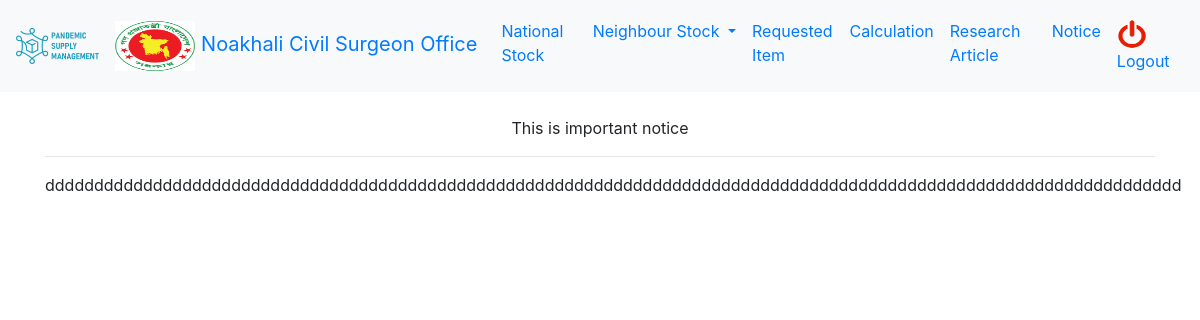
The app's page /1/notice/1 (signed in) with its own data.
### psm/models.py (models this page shows, shortened)
class District(models.Model):
    name = models.CharField(max_length=255, null=True)
    created = models.DateTimeField(auto_now_add=True, null=True)
    updated = models.DateTimeField(auto_now=True, null=True)
    def __str__(self):
        return self.name

class Notice(models.Model):
    title = models.CharField(max_length=120)
    body = models.CharField(max_length=500)
    created = models.DateTimeField(auto_now_add=True, null=True)
    updated = models.DateTimeField(auto_now=True, null=True)

### psm/views.py (the view)
# urls.py: path('<int:category_id>/notice/<int:id>', notice_details, name='notice_details'),
@login_required(login_url='/login')
def notice_details(request, category_id, id):
    if category_id == 2:
        category_id = 1
    context = {
        "notice": Notice.objects.filter(id=id).first(),
        "district": request.user.district_user_permissions.first().district,
        "category": category_id
    }
    return render(request, 'notice_details.html', context)

### templates/notice_details.html
{% extends 'base.html' %}
{% block container %}
<div class="container">
<p>{{notice.title}}</p>
    <hr>
    <p>{{notice.body}}</p>
</div>
{% endblock %}

### templates/base.html (shortened to what this page needs)
{% load static %}
<head>
{% block head %}
  <link rel="stylesheet" href="https://maxcdn.bootstrapcdn.com/bootstrap/4.5.2/css/bootstrap.min.css">
    {% endblock %}
</head>
<body>
{% block nav %}
<nav class="navbar navbar-expand-sm bg-light justify-content-center">
  <a class="navbar-brand" href="/"><img  class="img-fluid" src="{% static 'images/logo.png' %}"width="100px" height="80px"></a>
  <a class="navbar-brand" href="/category/{{category}}">
    <span class="navbar-text">
    <img class="img-circle" src="{% static 'images/bd_logo.png' %}" width="80px" height="50px">   {{district}} Civil Surgeon Office
  </span>
  </a>
  <ul class="navbar-nav">
    <li class="nav-item">
      <a class="nav-link" href="/national_stock/{{category}}">National Stock</a>
    </li>
    <li class="nav-item dropdown">
      <a class="nav-link dropdown-toggle" href="#" id="navbardrop" data-toggle="dropdown">
        Neighbour Stock
      </a>
    </li>
    <li class="nav-item">
      <a class="nav-link" href="/requested_stock/{{category}}">Requested Item</a>
    </li>
     <li class="nav-item">
      <a class="nav-link" href="/calculation/{{category}}">Calculation</a>
    </li>
      <li class="nav-item">
      <a class="nav-link" href="/{{category}}/research_article">Research Article</a>
    </li>
       <li class="nav-item">
      <a class="nav-link" href="/{{category}}/notice">Notice</a>
    </li>
      <li class="nav-item">
      <a class="nav-link" href="/logout"> <img class="img-circle" src="{% static 'images/logout.png' %}" width="30px" height="30px"> Logout</a>
    </li>
  </ul>
</nav>
<br>
{% endblock %}
{% block container %}{% endblock %}
</body>

### templates/base.html (style rules this page uses)
th,td,h4,h3,p { text-align:center }

### records on screen
District: name "Noakhali"
Notice: title "This is important notice", body "dddddddddddddddddddddddddddddddddddddddddddddddddddddddddddddddddddddddddddddddddddddddddddddddddddddddddddddddddddd"
